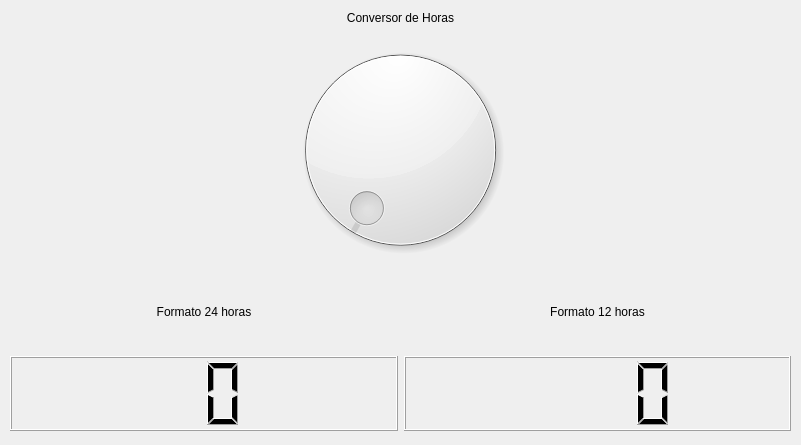
<?xml version="1.0" encoding="UTF-8"?>
<ui version="4.0">
 <class>Widget</class>
 <widget class="QWidget" name="Widget">
  <property name="geometry">
   <rect>
    <x>0</x>
    <y>0</y>
    <width>801</width>
    <height>445</height>
   </rect>
  </property>
  <property name="windowTitle">
   <string>Widget</string>
  </property>
  <widget class="QWidget" name="verticalLayoutWidget">
   <property name="geometry">
    <rect>
     <x>10</x>
     <y>10</y>
     <width>781</width>
     <height>421</height>
    </rect>
   </property>
   <layout class="QVBoxLayout" name="verticalLayout" stretch="1,15,10">
    <item>
     <widget class="QLabel" name="label">
      <property name="text">
       <string>Conversor de Horas</string>
      </property>
      <property name="alignment">
       <set>Qt::AlignCenter</set>
      </property>
     </widget>
    </item>
    <item>
     <layout class="QGridLayout" name="gridLayout_2">
      <item row="0" column="0">
       <widget class="QDial" name="dial">
        <property name="maximum">
         <number>23</number>
        </property>
       </widget>
      </item>
     </layout>
    </item>
    <item>
     <layout class="QGridLayout" name="gridLayout">
      <item row="1" column="1">
       <widget class="QLabel" name="label_4">
        <property name="text">
         <string>Formato 12 horas</string>
        </property>
        <property name="alignment">
         <set>Qt::AlignCenter</set>
        </property>
       </widget>
      </item>
      <item row="1" column="0">
       <widget class="QLabel" name="label_3">
        <property name="text">
         <string>Formato 24 horas</string>
        </property>
        <property name="alignment">
         <set>Qt::AlignCenter</set>
        </property>
       </widget>
      </item>
      <item row="2" column="0">
       <widget class="QLCDNumber" name="lcdNumber">
        <property name="digitCount">
         <number>2</number>
        </property>
       </widget>
      </item>
      <item row="2" column="1">
       <widget class="QLCDNumber" name="lcdNumber_2">
        <property name="digitCount">
         <number>4</number>
        </property>
        <property name="segmentStyle">
         <enum>QLCDNumber::Filled</enum>
        </property>
        <property name="intValue" stdset="0">
         <number>0</number>
        </property>
       </widget>
      </item>
     </layout>
    </item>
   </layout>
  </widget>
 </widget>
 <resources/>
 <connections>
  <connection>
   <sender>dial</sender>
   <signal>valueChanged(int)</signal>
   <receiver>lcdNumber</receiver>
   <slot>display(int)</slot>
   <hints>
    <hint type="sourcelabel">
     <x>400</x>
     <y>154</y>
    </hint>
    <hint type="destinationlabel">
     <x>204</x>
     <y>392</y>
    </hint>
   </hints>
  </connection>
 </connections>
</ui>
